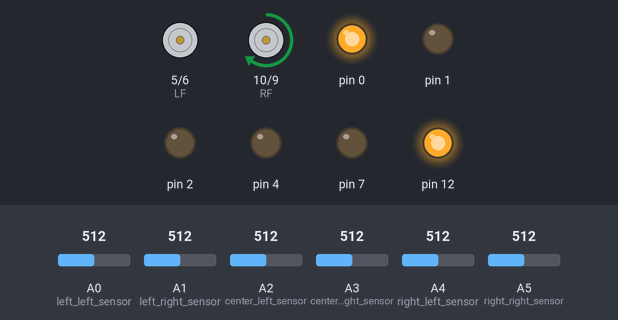
Recording of a sketch running on a simulated Arduino Uno, built with avr-gcc and run on an emulated ATmega328P. On the bench: motor-driver pin pairs drawn as motors (green arrow = first pin HIGH = forward, orange = second pin HIGH = backward, longer = more drive), output pins drawn as LEDs (lit = HIGH). Inputs (shaded band) come from the test bench; at power-on: A0 (left_left_sensor) = 512, A5 (right_right_sensor) = 512, A1 (left_right_sensor) = 512, A3 (center_right_sensor) = 512, A4 (right_left_sensor) = 512, A2 (center_left_sensor) = 512.

Above: at 7.0 s.
7.1 s: A0 (left_left_sensor) set to 489
At 8.3 s:
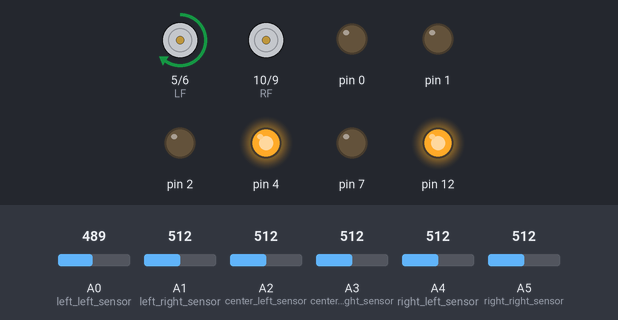
8.6 s: A5 (right_right_sensor) set to 482
At 9.4 s:
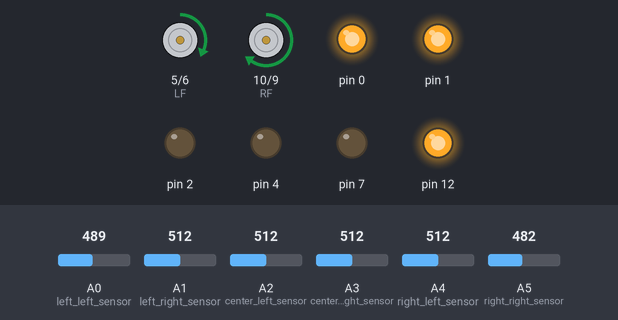
10.1 s: A1 (left_right_sensor) set to 490
At 10.6 s:
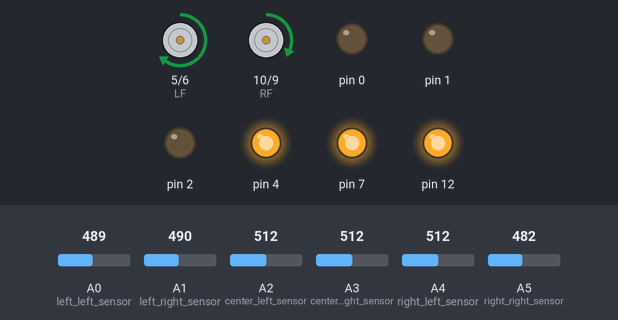
11.6 s: A3 (center_right_sensor) set to 490
At 12.8 s:
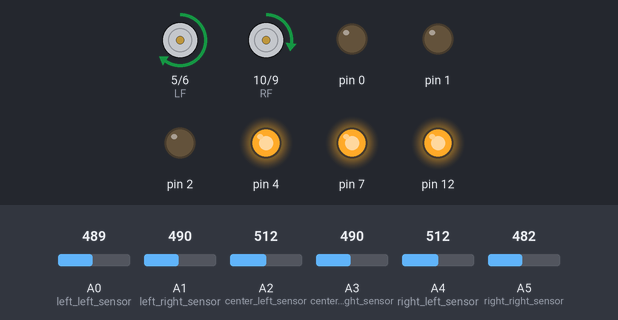
13.1 s: A4 (right_left_sensor) set to 490
At 14.0 s:
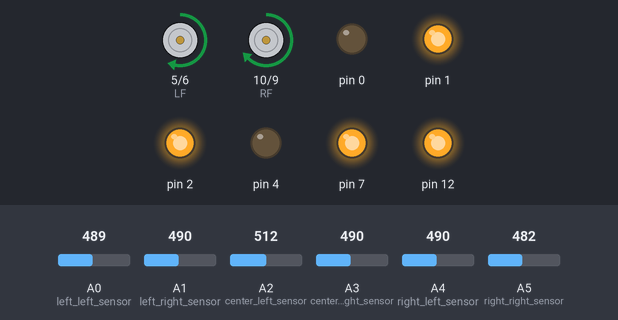
14.6 s: A2 (center_left_sensor) set to 490
At 15.2 s:
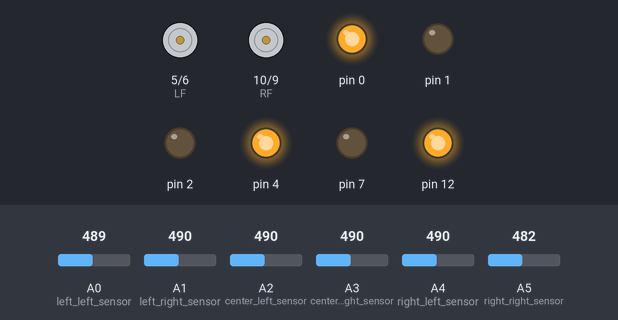
Timing chart, 0 to 17.1 s (numbered marks = the images above; inputs shaded):
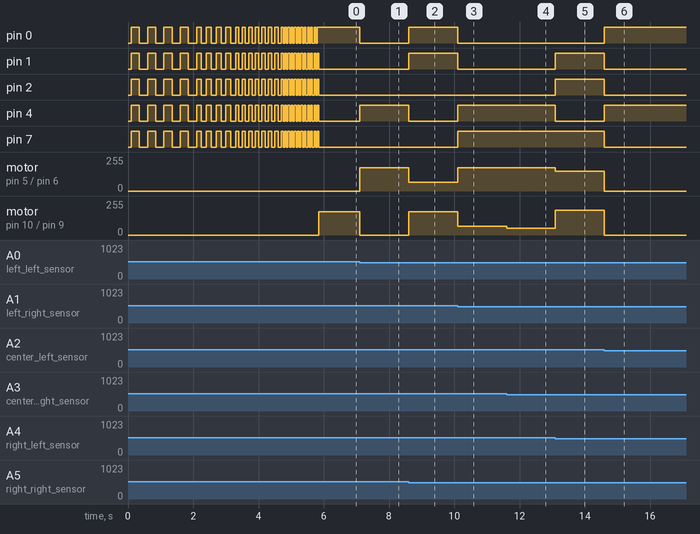

The sketch:

MAZUINO_-_Line_Following.ino
```cpp
// (licence header left out)
int left_left_sensor, left_right_sensor, center_left_sensor, center_right_sensor, right_left_sensor, right_right_sensor;

int threshold = 500;

int LL, LR, CL, CR, RL, RR;

int maxSpeed = 200;

int RF, RB, LF, LB;

boolean x = true;

void readSensors()
{
  LL = (analogRead(left_left_sensor) > threshold) ? 10 : 0;
  LR = (analogRead(left_right_sensor) > threshold) ? 10 : 0;
  CL = (analogRead(center_left_sensor) > threshold) ? 10 : 0;
  CR = (analogRead(center_right_sensor) > threshold) ? 10 : 0;
  RL = (analogRead(right_left_sensor) > threshold) ? 10 : 0;
  RR = (analogRead(right_right_sensor) > threshold) ? 10 : 0;
}

void setup()
{
  left_left_sensor = 14;
  left_right_sensor = 15;
  center_left_sensor = 16;
  center_right_sensor = 17;
  right_left_sensor = 18;
  right_right_sensor = 19;

  pinMode(left_left_sensor, OUTPUT);
  pinMode(left_right_sensor, OUTPUT);
  pinMode(center_left_sensor, OUTPUT);
  pinMode(center_right_sensor, OUTPUT);
  pinMode(right_left_sensor, OUTPUT);
  pinMode(right_right_sensor, OUTPUT);
  digitalWrite(left_left_sensor, HIGH);
  digitalWrite(left_right_sensor, HIGH);
  digitalWrite(center_left_sensor, HIGH);
  digitalWrite(center_right_sensor, HIGH);
  digitalWrite(right_left_sensor, HIGH);
  digitalWrite(right_right_sensor, HIGH);
  delay(100);
  pinMode(left_left_sensor, INPUT);
  pinMode(left_right_sensor, INPUT);
  pinMode(center_left_sensor, INPUT);
  pinMode(center_right_sensor, INPUT);
  pinMode(right_left_sensor, INPUT);
  pinMode(right_right_sensor, INPUT);


  pinMode(0, OUTPUT);
  pinMode(1, OUTPUT);
  pinMode(2, OUTPUT);
  pinMode(7, OUTPUT);
  pinMode(4, OUTPUT);
  pinMode(12, OUTPUT);

  digitalWrite(12, HIGH);

  digitalWrite(0, HIGH);
  digitalWrite(1, HIGH);
  digitalWrite(2, HIGH);
  digitalWrite(7, HIGH);
  digitalWrite(4, HIGH);
  delay(250);
  digitalWrite(0, LOW);
  digitalWrite(1, LOW);
  digitalWrite(2, LOW);
  digitalWrite(7, LOW);
  digitalWrite(4, LOW);
  delay(250);
  digitalWrite(0, HIGH);
  digitalWrite(1, HIGH);
  digitalWrite(2, HIGH);
  digitalWrite(7, HIGH);
  digitalWrite(4, HIGH);
  delay(250);
  digitalWrite(0, LOW);
  digitalWrite(1, LOW);
  digitalWrite(2, LOW);
  digitalWrite(7, LOW);
  digitalWrite(4, LOW);
  delay(250);
  digitalWrite(0, HIGH);
  digitalWrite(1, HIGH);
  digitalWrite(2, HIGH);
  digitalWrite(7, HIGH);
  digitalWrite(4, HIGH);
  delay(250);
  digitalWrite(0, LOW);
  digitalWrite(1, LOW);
  digitalWrite(2, LOW);
  digitalWrite(7, LOW);
  digitalWrite(4, LOW);
  delay(250);
  digitalWrite(0, HIGH);
  digitalWrite(1, HIGH);
  digitalWrite(2, HIGH);
  digitalWrite(7, HIGH);
  digitalWrite(4, HIGH);
  delay(250);
  digitalWrite(0, LOW);
  digitalWrite(1, LOW);
  digitalWrite(2, LOW);
  digitalWrite(7, LOW);
  digitalWrite(4, LOW);
  delay(250);
  digitalWrite(0, HIGH);
  digitalWrite(1, HIGH);
  digitalWrite(2, HIGH);
  digitalWrite(7, HIGH);
  digitalWrite(4, HIGH);
  delay(150);
  digitalWrite(0, LOW);
  digitalWrite(1, LOW);
  digitalWrite(2, LOW);
  digitalWrite(7, LOW);
  digitalWrite(4, LOW);
  delay(150);digitalWrite(0, HIGH);
  digitalWrite(1, HIGH);
  digitalWrite(2, HIGH);
  digitalWrite(7, HIGH);
  digitalWrite(4, HIGH);
  delay(150);
  digitalWrite(0, LOW);
  digitalWrite(1, LOW);
  digitalWrite(2, LOW);
  digitalWrite(7, LOW);
  digitalWrite(4, LOW);
  delay(150);digitalWrite(0, HIGH);
  digitalWrite(1, HIGH);
  digitalWrite(2, HIGH);
  digitalWrite(7, HIGH);
  digitalWrite(4, HIGH);
  delay(150);
  digitalWrite(0, LOW);
  digitalWrite(1, LOW);
  digitalWrite(2, LOW);
  digitalWrite(7, LOW);
  digitalWrite(4, LOW);
  delay(150);digitalWrite(0, HIGH);
  digitalWrite(1, HIGH);
  digitalWrite(2, HIGH);
  digitalWrite(7, HIGH);
  digitalWrite(4, HIGH);
  delay(150);
  digitalWrite(0, LOW);
  digitalWrite(1, LOW);
  digitalWrite(2, LOW);
  digitalWrite(7, LOW);
  digitalWrite(4, LOW);
  delay(150);
  digitalWrite(0, HIGH);
  digitalWrite(1, HIGH);
  digitalWrite(2, HIGH);
  digitalWrite(7, HIGH);
  digitalWrite(4, HIGH);
  delay(100);
  digitalWrite(0, LOW);
  digitalWrite(1, LOW);
  digitalWrite(2, LOW);
  digitalWrite(7, LOW);
  digitalWrite(4, LOW);
  delay(100);
  digitalWrite(0, HIGH);
  digitalWrite(1, HIGH);
  digitalWrite(2, HIGH);
  digitalWrite(7, HIGH);
  digitalWrite(4, HIGH);
  delay(100);
  digitalWrite(0, LOW);
  digitalWrite(1, LOW);
  digitalWrite(2, LOW);
  digitalWrite(7, LOW);
  digitalWrite(4, LOW);
  delay(100);
  digitalWrite(0, HIGH);
  digitalWrite(1, HIGH);
  digitalWrite(2, HIGH);
  digitalWrite(7, HIGH);
  digitalWrite(4, HIGH);
  delay(100);
  digitalWrite(0, LOW);
  digitalWrite(1, LOW);
  digitalWrite(2, LOW);
  digitalWrite(7, LOW);
  digitalWrite(4, LOW);
  delay(100);
  digitalWrite(0, HIGH);
  digitalWrite(1, HIGH);
  digitalWrite(2, HIGH);
  digitalWrite(7, HIGH);
  digitalWrite(4, HIGH);
  delay(100);
  digitalWrite(0, LOW);
  digitalWrite(1, LOW);
  digitalWrite(2, LOW);
  digitalWrite(7, LOW);
  digitalWrite(4, LOW);
  delay(100);
  digitalWrite(0, HIGH);
  digitalWrite(1, HIGH);
  digitalWrite(2, HIGH);
  digitalWrite(7, HIGH);
  digitalWrite(4, HIGH);
  delay(100);
  digitalWrite(0, LOW);
  digitalWrite(1, LOW);
  digitalWrite(2, LOW);
  digitalWrite(7, LOW);
  digitalWrite(4, LOW);
  delay(100);
  digitalWrite(0, HIGH);
  digitalWrite(1, HIGH);
  digitalWrite(2, HIGH);
  digitalWrite(7, HIGH);
  digitalWrite(4, HIGH);
  delay(100);
  digitalWrite(0, LOW);
  digitalWrite(1, LOW);
  digitalWrite(2, LOW);
  digitalWrite(7, LOW);
  digitalWrite(4, LOW);
  delay(100);
  digitalWrite(0, HIGH);
  digitalWrite(1, HIGH);
  digitalWrite(2, HIGH);
  digitalWrite(7, HIGH);
  digitalWrite(4, HIGH);
  delay(100);
  digitalWrite(0, LOW);
  digitalWrite(1, LOW);
  digitalWrite(2, LOW);
  digitalWrite(7, LOW);
  digitalWrite(4, LOW);
  delay(100);

  digitalWrite(0, HIGH);
  digitalWrite(1, HIGH);
  digitalWrite(2, HIGH);
  digitalWrite(7, HIGH);
  digitalWrite(4, HIGH);
  delay(50);
  digitalWrite(0, LOW);
  digitalWrite(1, LOW);
  digitalWrite(2, LOW);
  digitalWrite(7, LOW);
  digitalWrite(4, LOW);
  delay(50);
  digitalWrite(0, HIGH);
  digitalWrite(1, HIGH);
  digitalWrite(2, HIGH);
  digitalWrite(7, HIGH);
  digitalWrite(4, HIGH);
  delay(50);
  digitalWrite(0, LOW);
  digitalWrite(1, LOW);
  digitalWrite(2, LOW);
  digitalWrite(7, LOW);
  digitalWrite(4, LOW);
  delay(50);
  digitalWrite(0, HIGH);
  digitalWrite(1, HIGH);
  digitalWrite(2, HIGH);
  digitalWrite(7, HIGH);
  digitalWrite(4, HIGH);
  delay(50);
  digitalWrite(0, LOW);
  digitalWrite(1, LOW);
  digitalWrite(2, LOW);
  digitalWrite(7, LOW);
  digitalWrite(4, LOW);
  delay(50);
  digitalWrite(0, HIGH);
  digitalWrite(1, HIGH);
  digitalWrite(2, HIGH);
  digitalWrite(7, HIGH);
  digitalWrite(4, HIGH);
  delay(50);
  digitalWrite(0, LOW);
  digitalWrite(1, LOW);
  digitalWrite(2, LOW);
  digitalWrite(7, LOW);
  digitalWrite(4, LOW);
  delay(50);
  digitalWrite(0, HIGH);
  digitalWrite(1, HIGH);
  digitalWrite(2, HIGH);
  digitalWrite(7, HIGH);
  digitalWrite(4, HIGH);
  delay(50);
  digitalWrite(0, LOW);
  digitalWrite(1, LOW);
  digitalWrite(2, LOW);
  digitalWrite(7, LOW);
  digitalWrite(4, LOW);
  delay(50);
  digitalWrite(0, HIGH);
  digitalWrite(1, HIGH);
  digitalWrite(2, HIGH);
  digitalWrite(7, HIGH);
  digitalWrite(4, HIGH);
  delay(50);
  digitalWrite(0, LOW);
  digitalWrite(1, LOW);
  digitalWrite(2, LOW);
  digitalWrite(7, LOW);
  digitalWrite(4, LOW);
  delay(50);
  digitalWrite(0, HIGH);
  digitalWrite(1, HIGH);
  digitalWrite(2, HIGH);
  digitalWrite(7, HIGH);
  digitalWrite(4, HIGH);
  delay(50);
  digitalWrite(0, LOW);
  digitalWrite(1, LOW);
  digitalWrite(2, LOW);
  digitalWrite(7, LOW);
  digitalWrite(4, LOW);
  delay(50);
  digitalWrite(0, HIGH);
  digitalWrite(1, HIGH);
  digitalWrite(2, HIGH);
  digitalWrite(7, HIGH);
  digitalWrite(4, HIGH);
  delay(50);
  digitalWrite(0, LOW);
  digitalWrite(1, LOW);
  digitalWrite(2, LOW);
  digitalWrite(7, LOW);
  digitalWrite(4, LOW);
  delay(50);
  digitalWrite(0, HIGH);
  digitalWrite(1, HIGH);
  digitalWrite(2, HIGH);
  digitalWrite(7, HIGH);
  digitalWrite(4, HIGH);
  delay(50);
  digitalWrite(0, LOW);
  digitalWrite(1, LOW);
  digitalWrite(2, LOW);
  digitalWrite(7, LOW);
  digitalWrite(4, LOW);
  delay(50);
  digitalWrite(0, HIGH);
  digitalWrite(1, HIGH);
  digitalWrite(2, HIGH);
  digitalWrite(7, HIGH);
  digitalWrite(4, HIGH);
  delay(50);
  digitalWrite(0, LOW);
  digitalWrite(1, LOW);
  digitalWrite(2, LOW);
  digitalWrite(7, LOW);
  digitalWrite(4, LOW);
  delay(50);
  digitalWrite(0, HIGH);
  digitalWrite(1, HIGH);
  digitalWrite(2, HIGH);
  digitalWrite(7, HIGH);
  digitalWrite(4, HIGH);
  delay(50);
  digitalWrite(0, LOW);
  digitalWrite(1, LOW);
  digitalWrite(2, LOW);
  digitalWrite(7, LOW);
  digitalWrite(4, LOW);
  delay(50);
  digitalWrite(0, HIGH);
  digitalWrite(1, HIGH);
  digitalWrite(2, HIGH);
  digitalWrite(7, HIGH);
  digitalWrite(4, HIGH);
  delay(50);

  LF = 5;
  LB = 6;
  RF = 10;
  RB = 9;

  pinMode(0, OUTPUT);
  pinMode(1, OUTPUT);
  pinMode(2, OUTPUT);
  pinMode(7, OUTPUT);
  pinMode(4, OUTPUT);
  pinMode(12, OUTPUT);

  pinMode(RF, OUTPUT);
  pinMode(RB, OUTPUT);
  pinMode(LF, OUTPUT);
  pinMode(LB, OUTPUT);

  analogWrite(RF, 0);
  analogWrite(LF, 0);
  analogWrite(RB, 0);
  analogWrite(LB, 0);
}


void loop()
{
  readSensors();

  if (LL >= 5 && LR < 5)
  {
    analogWrite(RF, maxSpeed - 50);
    digitalWrite(0, HIGH);
    digitalWrite(1, LOW);
    digitalWrite(2, LOW);
    digitalWrite(7, LOW);
    digitalWrite(4, LOW);
    analogWrite(LF, 0);
  }
  else if (RR >= 5 && RL < 5)
  {
    analogWrite(RF, 0);
    digitalWrite(0, LOW);
    digitalWrite(1, LOW);
    digitalWrite(2, LOW);
    digitalWrite(7, LOW);
    digitalWrite(4, HIGH);
    analogWrite(LF, maxSpeed - 50);
  }
  else if (LL >= 5)
  {
    analogWrite(RF, maxSpeed - 25);
    digitalWrite(0, HIGH);
    digitalWrite(1, LOW);
    digitalWrite(2, LOW);
    digitalWrite(7, LOW);
    digitalWrite(4, LOW);
    analogWrite(LF, 0);
  }
  else if (RR >= 5)
  {
    analogWrite(RF, 0);
    digitalWrite(0, LOW);
    digitalWrite(1, LOW);
    digitalWrite(2, LOW);
    digitalWrite(7, LOW);
    digitalWrite(4, HIGH);
    analogWrite(LF, maxSpeed - 25);
  }
  else if (LR >= 5 && CL < 5)
  {
    digitalWrite(0, HIGH);
    digitalWrite(1, HIGH);
    digitalWrite(2, LOW);
    digitalWrite(7, LOW);
    digitalWrite(4, LOW);
    analogWrite(RF, maxSpeed - 25);
    analogWrite(LF, maxSpeed / 4);
  }
  else if (RL >= 5 && CR < 5)
  {
    digitalWrite(0, LOW);
    digitalWrite(1, LOW);
    digitalWrite(2, LOW);
    digitalWrite(7, HIGH);
    digitalWrite(4, HIGH);
    analogWrite(RF, maxSpeed / 4);
    analogWrite(LF, maxSpeed - 25);
  }
  else if (LR >= 5)
  {
    digitalWrite(0, HIGH);
    digitalWrite(1, HIGH);
    digitalWrite(2, LOW);
    digitalWrite(7, LOW);
    digitalWrite(4, LOW);
    analogWrite(RF, maxSpeed - 25);
    analogWrite(LF, maxSpeed / 3);
  }
  else if (RL >= 5)
  {
    digitalWrite(0, LOW);
    digitalWrite(1, LOW);
    digitalWrite(2, LOW);
    digitalWrite(7, HIGH);
    digitalWrite(4, HIGH);
    analogWrite(RF, maxSpeed / 3);
    analogWrite(LF, maxSpeed - 25);
  }
  else if(CL >= 5 && CR >= 5)
  {
    digitalWrite(0, LOW);
    digitalWrite(1, LOW);
    digitalWrite(2, HIGH);
    digitalWrite(7, LOW);
    digitalWrite(4, LOW);
    analogWrite(RF, maxSpeed);
    analogWrite(LF, maxSpeed - 5);
  }
  else if (CL >= 5)
  {
    digitalWrite(0, LOW);
    digitalWrite(1, HIGH);
    digitalWrite(2, HIGH);
    digitalWrite(7, HIGH);
    digitalWrite(4, LOW);
    analogWrite(RF, maxSpeed - 15);
    analogWrite(LF, maxSpeed - 50);
  }
  else if (CR >= 5)
  {
    digitalWrite(0, LOW);
    digitalWrite(1, HIGH);
    digitalWrite(2, HIGH);
    digitalWrite(7, HIGH);
    digitalWrite(4, LOW);
    analogWrite(RF, maxSpeed - 50);
    analogWrite(LF, maxSpeed - 20);
  }
  else
  {
    digitalWrite(0, HIGH);
    digitalWrite(1, LOW);
    digitalWrite(2, LOW);
    digitalWrite(7, LOW);
    digitalWrite(4, HIGH);
      analogWrite(RB, 0);
      analogWrite(LB, 0);
      analogWrite(RF, 0);
      analogWrite(LF, 0);
  }
}
```

Measured:
- the behaviour switches between 501 and 500 on A0 (left_left_sensor) (found by bisection; images 0 and 1)
- the behaviour switches between 501 and 500 on A5 (right_right_sensor) (found by bisection; images 1 and 2)
- the behaviour switches between 501 and 500 on A1 (left_right_sensor) (found by bisection; images 2 and 3)
- after the input at 7.1 s, pin 0: HIGH → LOW at once; pin 4: LOW → HIGH at once; motor on pin 5 (LF) / pin 6 (LB): stopped → forward 175/255 at once; motor on pin 10 (RF) / pin 9 (RB): forward 175/255 → stopped at once
- after the input at 8.6 s, pin 0, pin 1: LOW → HIGH at once; pin 4: HIGH → LOW at once; motor on pin 5 (LF) / pin 6 (LB): forward 175/255 → forward 66/255 at once; motor on pin 10 (RF) / pin 9 (RB): stopped → forward 175/255 at once
- after the input at 10.1 s, pin 0, pin 1: HIGH → LOW at once; pin 4, pin 7: LOW → HIGH at once; motor on pin 5 (LF) / pin 6 (LB): forward 66/255 → forward 175/255 at once; motor on pin 10 (RF) / pin 9 (RB): forward 175/255 → forward 66/255 at once
- after the input at 11.6 s, motor on pin 10 (RF) / pin 9 (RB): forward 66/255 → forward 50/255 at once
- after the input at 13.1 s, pin 1, pin 2: LOW → HIGH at once; pin 4: HIGH → LOW at once; motor on pin 5 (LF) / pin 6 (LB): forward 175/255 → forward 150/255 at once; motor on pin 10 (RF) / pin 9 (RB): forward 50/255 → forward 185/255 at once
- after the input at 14.6 s, pin 0, pin 4: LOW → HIGH at once; pin 1, pin 2, pin 7: HIGH → LOW at once; motor on pin 5 (LF) / pin 6 (LB): forward 150/255 → stopped at once; motor on pin 10 (RF) / pin 9 (RB): forward 185/255 → stopped at once
